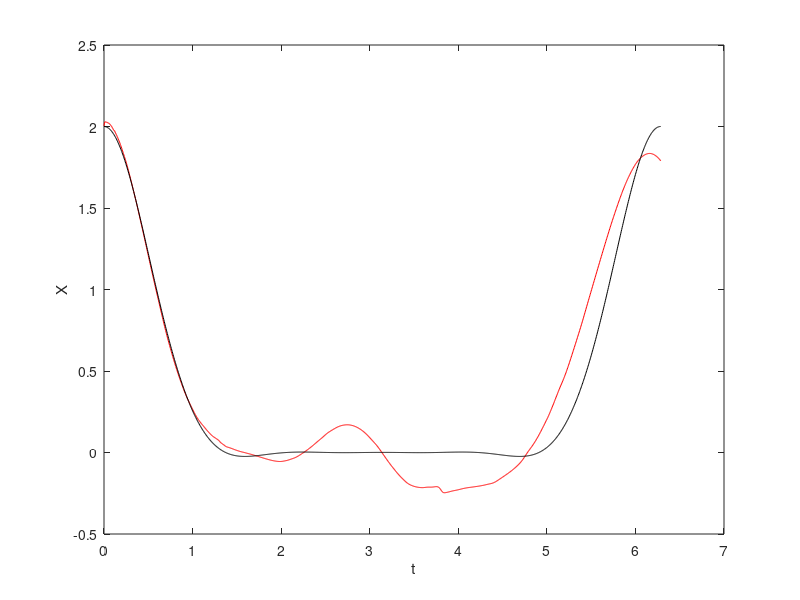
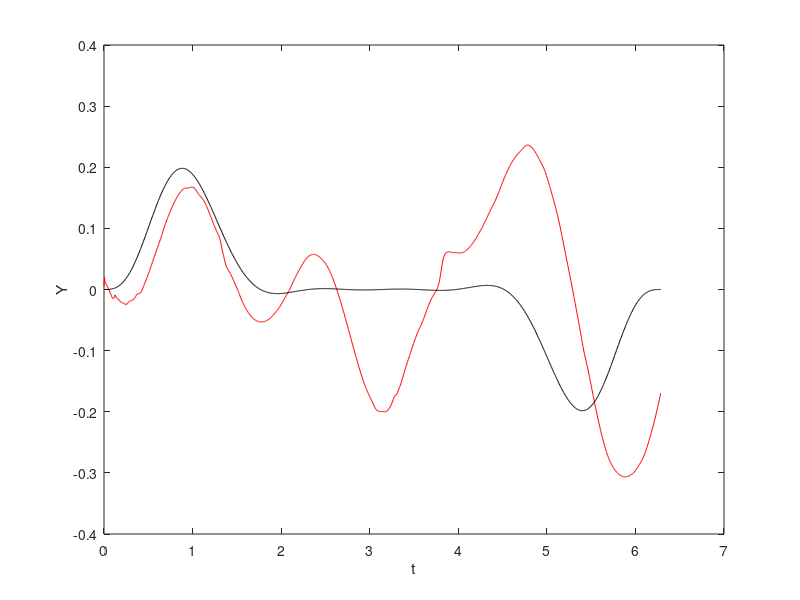
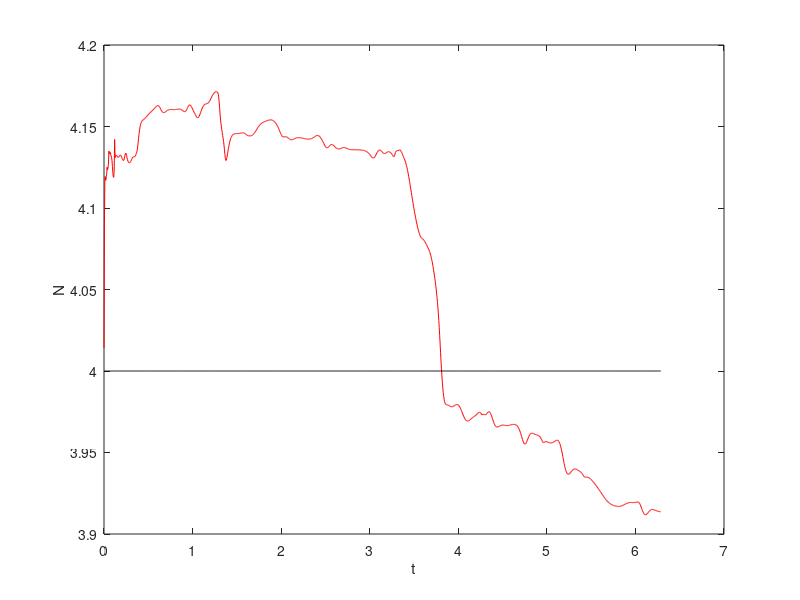
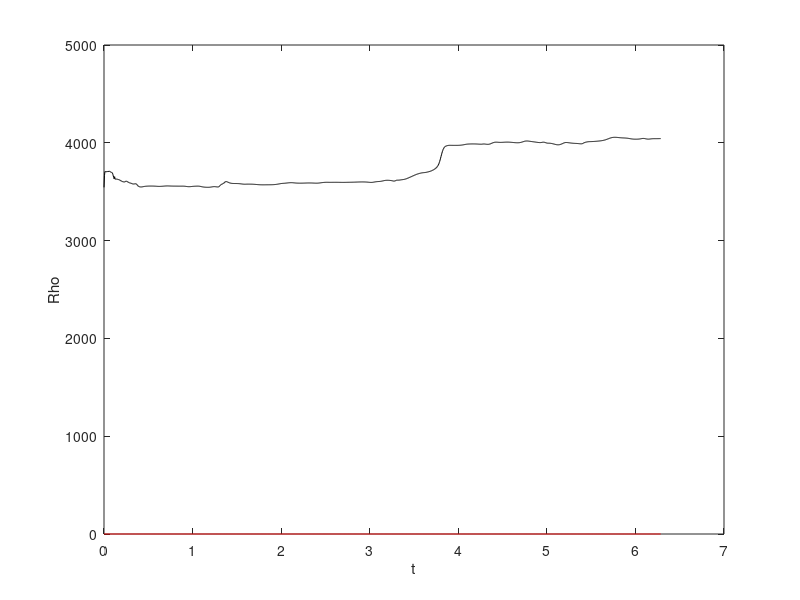

These charts were generated, in order, by the following MATLAB code:
% VCM5  Coherent state Dirac-Frenkel solver for the quartic oscillator
%
% By Peter Drummond, ported to Matlab by Rodney Polkinghorne

% Independent parameters

a0=2;		% coherent amplitude of initial state
epsilon=1i*1.e-4;                                 %%stabilize matrix
%%om= [0;0;0];					                  %%diagonal frequency
om= [0;-4];
%%kap=[0,1,1];                                      %%anharmonic coupling
kap=[0,1]; 
R = 8;		% variational components

% Derived parameters

n0 = abs(a0)^2;
av=conj([0,a0]');                               %%combined initial vector

%%%%%%%%%%%%%%%%%%%%%%%%%%%%%%%%%%%%%%%%%%%%%%%%%%%%%%%%%%%%%%%%%%%%%%%%%%%%%%/
%%	Sets up initial integration data values
%%%%%%%%%%%%%%%%%%%%%%%%%%%%%%%%%%%%%%%%%%%%%%%%%%%%%%%%%%%%%%%%%%%%%%%%%%%%%%/

sigma=.02;                                        %%initial standard deviation

T=2*pi;  h=0.005;		% time axis
t = h*(0:ceil(T/h));
modes=1;                                          %%number of modes 
M=1+modes;                                        %%size of state vector 
iters=4;                                          %%iterations of ODE solver

% data to plot
one.o = zeros(1,length(t));  one.c =  one.o;	% Observed and Comparision
two = one;  three = one;  four = one;
nstore =zeros(length(t),R);
wstore=zeros(length(t),R);

NM=R*M;                                           %%multi-vector size
omexp=eye(M,M);
%%%%%%%%%%%%%%%%%%%%%%%%%%%%%%%%%%%%%%%%%%%%%%%%%%%%%%%%%%%%%%%%%%%%%%%%%%%%%%/
%%	Sets up integration vectors
%%%%%%%%%%%%%%%%%%%%%%%%%%%%%%%%%%%%%%%%%%%%%%%%%%%%%%%%%%%%%%%%%%%%%%%%%%%%%%/

da=0.0*1i+zeros(M,R);                             %%complex matrix of zeros 
a = repmat(av,1,R) + sigma*(randn(M,R)+1i*randn(M,R));                          %%Initia0ises amplitudes
phimask=[ones(1),zeros(modes,1)']'*ones(1,R);
amask=[zeros(1),ones(modes,1)']'*ones(1,R);
a=a.*amask;                                       %%Mask phase to zero
a_0=a;                                            %%Stores initial amplitude
delt=eye(M,M);
deltR=eye(R,R);
delt(1,1)=0.0;
hd=ones(1,M);
hd(1)=0;
A1=zeros(NM,M,R)+1i;                                %%Initia0ises A matrix 
A=zeros(NM,NM)+1i;                                %%Initia0ises A matrix 
H=zeros(NM,1)+1i;                                 %%Initia0ises H matrix 
AD=zeros(NM,NM)+1i;                                %%Initia0ises A matrix 
HD=zeros(NM,1)+1i;                                 %%Initia0ises H matrix 
eps=epsilon*eye(NM,NM); 
%%%%%%%%%%%%%%%%%%%%%%%%%%%%%%%%%%%%%%%%%%%%%%%%%%%%%%%%%%%%%%%%%%%%%%%%%%%%%%
%% 	Starts loop in time:
%%%%%%%%%%%%%%%%%%%%%%%%%%%%%%%%%%%%%%%%%%%%%%%%%%%%%%%%%%%%%%%%%%%%%%%%%%%%%%/

for it=1:length(t);                                      %%loop until time T
  if it>1                                         %%If first time, initia0ize
    a=omexp*a;
    a1=a;                                         %%Store multivector
    vec1=zeros(NM,1);
    for iter=1:iters;                             %%iteration loop for ODE
        at=a.*amask+phimask;                      %%Store eigenva0ues
        at1=at+phimask;                           %%Store inner product terms
        logrho=0.5*(a'*at1+at1'*a);               %%Store log density matrix
        rhomax=max(max(real(logrho)));            %%Get maximum weight
        rho=exp(logrho-rhomax);                   %%Renorma0ize weight
        rhod=rho.*deltR;
        for m=1:R;                                %%Count superpositions!
          for k=1:M;                              %%Count modes!
            mk=(m-1)*M+k;
              for l=1:M;                          %%Count modes!	
                A1(mk,l,:)=rho(m,:).*(delt(k,l)+at(k,:)*at(l,m)');
              end;
%%%%%%%%%%%%%%%%%%%%%%%%%%%%%%%%%%%%%%%%%%%%%%%%%%%%%%%%%%%%%%%%%%%%%%%%%%%%%%
%% 	Ca0culate Hamiltonian for anharmonic oscillator
%%%%%%%%%%%%%%%%%%%%%%%%%%%%%%%%%%%%%%%%%%%%%%%%%%%%%%%%%%%%%%%%%%%%%%%%%%%%%%/
   
h1=hd(k)*rho(m,:).*a(k,:).*(om(k)+kap(k)*a(k,m)'*a(k,:));            %%Commutator term
h2w= (a(:,m))'*diag(om)*a;	
h2k= (a(:,m).^2)'*diag(kap)*(a.^2);	
h2= rho(m,:).*at(k,:).*(h2w+0.5*h2k);                                        %%Hamiltonian term

%%%%%%%%%%%%%%%%%%%%%%%%%%%%%%%%%%%%%%%%%%%%%%%%%%%%%%%%%%%%%%%%%%%%%%%%%%%%%%
%% 	End problem-specific code
%%%%%%%%%%%%%%%%%%%%%%%%%%%%%%%%%%%%%%%%%%%%%%%%%%%%%%%%%%%%%%%%%%%%%%%%%%%%%%/ 	
              H(mk)=sum(h1+h2);
                  
          end;
        end;
        A=reshape(A1,NM,NM);
        %%B=A'; C=B*A; D=diag(B);
        vec1=vec1+(A+eps)\(-1i*H*h/2-A*vec1); 
       da=reshape(vec1,M,R);                      %%Reshape to matrix     
       a=a1+da;
    end;                                          %%end iterations
    a=omexp*(a1+2.*da); 
  end;                                            %%end if first time

%%%%%%%%%%%%%%%%%%%%%%%%%%%%%%%%%%%%%%%%%%%%%%%%%%%%%%%%%%%%%%%%%%%%%%%%%%%%%%/
%% 	Ca0culates observables
%%%%%%%%%%%%%%%%%%%%%%%%%%%%%%%%%%%%%%%%%%%%%%%%%%%%%%%%%%%%%%%%%%%%%%%%%%%%%%/

  at1=a.*amask+2*phimask;                         %%Store eigenva0ues
  rho=0.5*(a'*at1+at1'*a);
  rho=exp(rho);                                   %%Renorma0ize weight
  rhosum=real(sum(sum(rho)));
  for m=1:R;                                      %%Count superpositions!
    nstore(it,m)=abs(a(2,m))^2;
    wstore(it,m)=real(rho(m,m));                                    
    one.o(it)=one.o(it)+sum(real(rho(m,:).*a(2,:)));	
    two.o(it)=two.o(it)+sum(real(rho(m,:).*a(2,:)/1i));
    three.o(it)=three.o(it)+real(sum(rho(m,:).*a(2,:))*a(2,m)');           	   
  end;
  one.o(it)=one.o(it)/rhosum;
  two.o(it)=two.o(it)/rhosum;
  three.o(it)=three.o(it)/rhosum;
  four.o(it)=rhosum;
  
%%%%%%%%%%%%%%%%%%%%%%%%%%%%%%%%%%%%%%%%%%%%%%%%%%%%%%%%%%%%%%%%%%%%%%%%%%%%%%/
%% 	Ca0culates exact observables for initia0 coherent state case; assumes
%%  a single anharmonic oscillator with nonlinear coupling and detuning
%%%%%%%%%%%%%%%%%%%%%%%%%%%%%%%%%%%%%%%%%%%%%%%%%%%%%%%%%%%%%%%%%%%%%%%%%%%%%%/
ax=a0(1)*exp(n0*(exp(-1i*kap(2)*t(it))-1)-1i*om(2)*t(it));
one.c(it)=real(ax);
two.c(it)=imag(ax);
three.c(it)=real(n0); 

end;                                              %%end time loop
%%%%%%%%%%%%%%%%%%%%%%%%%%%%%%%%%%%%%%%%%%%%%%%%%%%%%%%%%%%%%%%%%%%%%%%%%%%%%%/
%%        Output section - gives numerica0 output data
%%%%%%%%%%%%%%%%%%%%%%%%%%%%%%%%%%%%%%%%%%%%%%%%%%%%%%%%%%%%%%%%%%%%%%%%%%%%%%/


figure
plot(t,one.o,'-r', t,one.c,'-k');          %%Plot quadrature X
xlabel t
ylabel X

figure
plot(t,two.o,'-r',t,two.c,'-k');            %%Plot quadrature Y
xlabel t
ylabel Y

figure
plot(t,three.o,'-r',t,three.c,'-k');             %%Plot mean N
xlabel t
ylabel N

figure
plot(t,four.o,'-k',t,four.c,'-r');                           %%Plot norm
xlabel t
ylabel Rho

figure
plot(t,nstore);                           %%Plot max_N
xlabel t
ylabel N

figure
plot(t,wstore);                           %%Plot max_W
xlabel t
ylabel Weights

